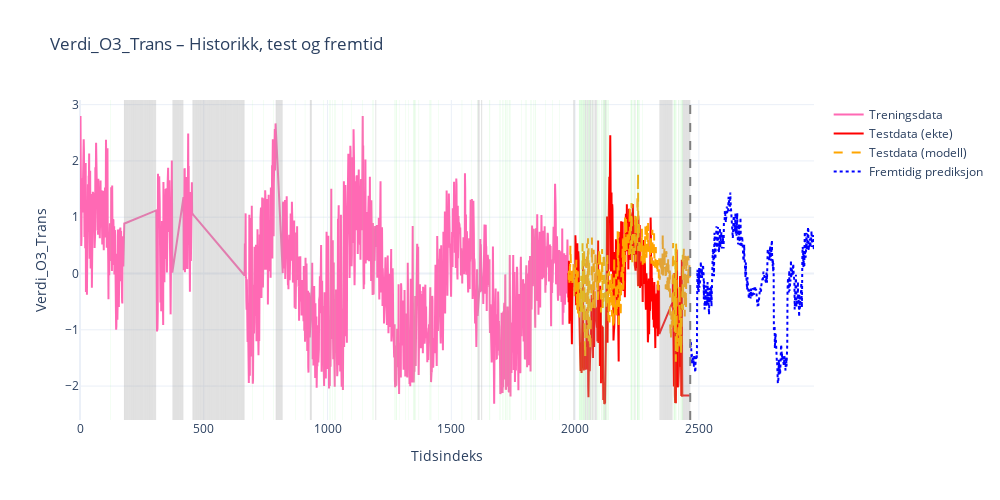
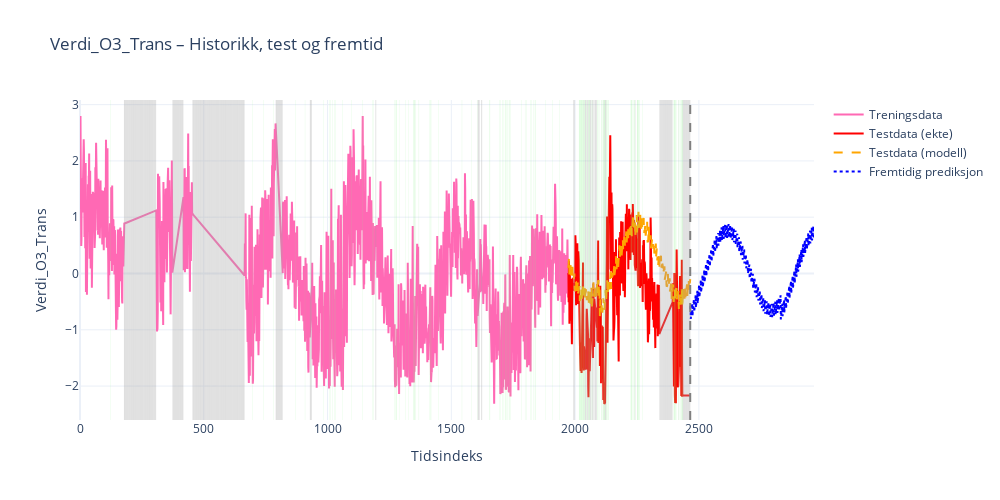

Here is the notebook cell these charts were saved with, in order:
### Code cell
features = ["Nedbør", "Verdi_SO2_Trans" ,"måned", "ukedag", "sin_dag", "cos_dag"]

prediksjon_med_fremtidige_verdier(df=data, target_col="Verdi_O3_Trans", features=features, model_objekt=LGBMRegressor(), 
                                  antall_dager=500, dekningsgrad=data["Dekningsgrad_O3"])
prediksjon_med_fremtidige_verdier(df=data, target_col="Verdi_O3_Trans", features=features, model_objekt=LinearRegression(), 
                                  antall_dager=500, dekningsgrad=data["Dekningsgrad_O3"])
